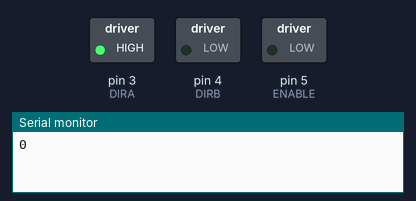
The sketch below on a simulated Arduino Uno, built with avr-gcc and run on an emulated ATmega328P. Parts: switched loads named in the sketch (green lamp = pin HIGH), the last lines printed to the serial monitor.

Above: at 0.7 s.
At 12.5 s:
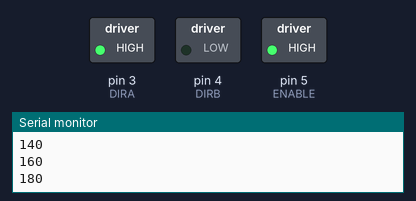
Timing chart, 0 to 26.5 s (numbered marks = the images above):
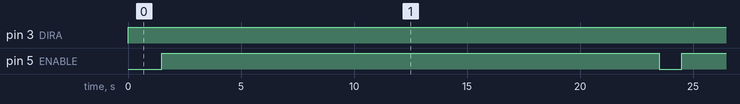

The sketch:

DC_Motor_v2.ino
```cpp
//Helmut Schafer
// 2018.01.20
//--------------------------------------------

#define ENABLE 5
#define DIRA 3
#define DIRB 4

int i;
int PWM_level;

void setup() {

  pinMode(ENABLE, OUTPUT);
  pinMode(DIRA, OUTPUT);
  pinMode(DIRB, OUTPUT);
  Serial.begin(9600);
}

void loop() {

  // Richtung festlegen
  digitalWrite(DIRA, HIGH);
  digitalWrite(DIRB, LOW);

  for (i = 0; i < 10; i++) {
    delay(500);
    PWM_level = i * 20;
    digitalWrite(ENABLE, PWM_level);
    Serial.println(PWM_level);
    delay(500);
  }

  // Pause
  delay(2000);

  for (i = 10; i > 1; i--) {
    delay(500);
    PWM_level = i * 20;
    digitalWrite(ENABLE, PWM_level);
    Serial.println(PWM_level);
    delay(500);
  }

  // Pause
  delay(2000);

}
```

Measured:
- by itself, pin 3 (DIRA): LOW → HIGH at 0.00 s
- by itself, pin 5 (ENABLE): alternates HIGH for 22.0 s and LOW for 1.0 s
